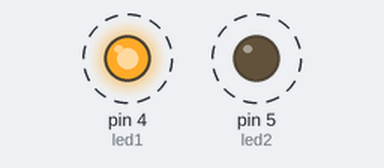
Bench run of a sketch on a simulated Arduino Uno, built with avr-gcc and run on an emulated ATmega328P. On the bench: output pins drawn as LEDs (lit = HIGH). Dashed ring = blinking.

Above: at 0.2 s.
Timing chart, 0 to 3.0 s (numbered marks = the images above):
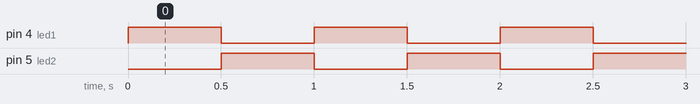

The sketch:

sensor_cahaya1.ino.ino
```cpp
#define led1 4
#define led2 5

void setup() {
  pinMode(led1, OUTPUT);
  pinMode(led2, OUTPUT);
}

void loop() {
  digitalWrite(led2, LOW);
  digitalWrite(led1, HIGH);
  delay(500);
  digitalWrite(led2, HIGH);
  digitalWrite(led1, LOW);
  delay(500);
}
 
```

Measured:
- by itself, pin 4 (led1), pin 5 (led2): alternates HIGH for 0.50 s and LOW for 0.50 s
